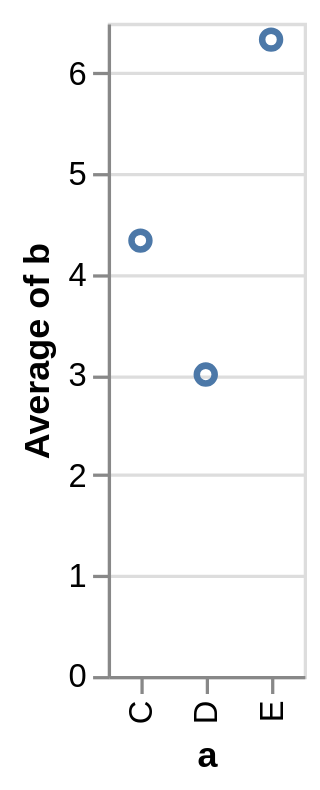

Source (Vega-Lite JSON):
### Vega specification from a JSON file in a GitHub repository (floating-point values rounded to 4 significant figures)
{"$schema": "https://vega.github.io/schema/vega/v5.json", "autosize": "pad", "padding": 5, "height": 200, "style": "cell", "data": [{"name": "source_0", "values": [{"a": "C", "b": 2}, {"a": "C", "b": 7}, {"a": "C", "b": 4}, {"a": "D", "b": 1}, {"a": "D", "b": 2}, {"a": "D", "b": 6}, {"a": "E", "b": 8}, {"a": "E", "b": 4}, {"a": "E", "b": 7}]}, {"name": "data_0", "source": "source_0", "transform": [{"type": "aggregate", "groupby": ["a"], "ops": ["average"], "fields": ["b"], "as": ["average_b"]}]}], "signals": [{"name": "x_step", "value": 20}, {"name": "width", "update": "bandspace(domain('x').length, 1, 0.5) * x_step"}], "marks": [{"name": "marks", "type": "symbol", "style": ["point"], "from": {"data": "data_0"}, "encode": {"update": {"fill": [{"test": "datum[\"average_b\"] === null || isNaN(datum[\"average_b\"])", "value": null}, {"value": "transparent"}], "stroke": [{"test": "datum[\"average_b\"] === null || isNaN(datum[\"average_b\"])", "value": null}, {"value": "#4c78a8"}], "tooltip": {"signal": "{\"a\": ''+datum[\"a\"], \"Average of b\": format(datum[\"average_b\"], \"\")}"}, "x": {"scale": "x", "field": "a"}, "y": {"scale": "y", "field": "average_b"}}}}], "scales": [{"name": "x", "type": "point", "domain": {"data": "data_0", "field": "a", "sort": true}, "range": {"step": {"signal": "x_step"}}, "padding": 0.5}, {"name": "y", "type": "linear", "domain": {"data": "data_0", "field": "average_b"}, "range": [{"signal": "height"}, 0], "nice": true, "zero": true}], "axes": [{"scale": "x", "orient": "bottom", "grid": false, "title": "a", "labelAlign": "right", "labelAngle": 270, "labelBaseline": "middle", "zindex": 1}, {"scale": "y", "orient": "left", "grid": false, "title": "Average of b", "labelOverlap": true, "tickCount": {"signal": "ceil(height/40)"}, "zindex": 1}, {"scale": "y", "orient": "left", "gridScale": "x", "grid": true, "tickCount": {"signal": "ceil(height/40)"}, "domain": false, "labels": false, "maxExtent": 0, "minExtent": 0, "ticks": false, "zindex": 0}]}
